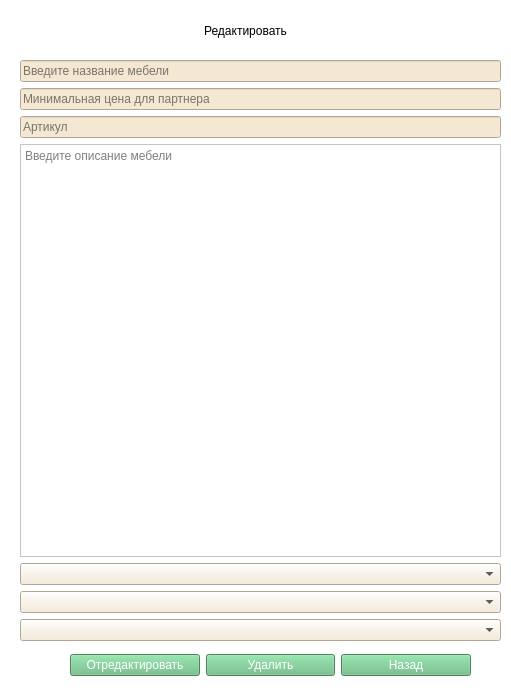
<?xml version="1.0" encoding="UTF-8"?>
<ui version="4.0">
 <class>EditForm</class>
 <widget class="QWidget" name="EditForm">
  <property name="geometry">
   <rect>
    <x>0</x>
    <y>0</y>
    <width>511</width>
    <height>697</height>
   </rect>
  </property>
  <property name="sizePolicy">
   <sizepolicy hsizetype="Fixed" vsizetype="Fixed">
    <horstretch>0</horstretch>
    <verstretch>0</verstretch>
   </sizepolicy>
  </property>
  <property name="minimumSize">
   <size>
    <width>511</width>
    <height>697</height>
   </size>
  </property>
  <property name="maximumSize">
   <size>
    <width>511</width>
    <height>697</height>
   </size>
  </property>
  <property name="windowTitle">
   <string>Редактирование</string>
  </property>
  <property name="windowIcon">
   <iconset resource="../../../Downloads/director.qrc">
    <normaloff>:/images/logo.jfif</normaloff>:/images/logo.jfif</iconset>
  </property>
  <property name="styleSheet">
   <string notr="true">color: rgb(0, 0, 0);
background-color: rgb(255, 255, 255);
font: 9pt &quot;Segoe UI&quot;;
</string>
  </property>
  <widget class="QLabel" name="label">
   <property name="geometry">
    <rect>
     <x>150</x>
     <y>10</y>
     <width>191</width>
     <height>41</height>
    </rect>
   </property>
   <property name="text">
    <string>Редактировать</string>
   </property>
   <property name="alignment">
    <set>Qt::AlignCenter</set>
   </property>
  </widget>
  <widget class="QWidget" name="layoutWidget">
   <property name="geometry">
    <rect>
     <x>20</x>
     <y>60</y>
     <width>481</width>
     <height>581</height>
    </rect>
   </property>
   <layout class="QVBoxLayout" name="verticalLayout">
    <item>
     <widget class="QLineEdit" name="namePr_line">
      <property name="styleSheet">
       <string notr="true">background-color: rgb(244, 232, 211);
color: rgb(0, 0, 0);</string>
      </property>
      <property name="placeholderText">
       <string>Введите название мебели</string>
      </property>
     </widget>
    </item>
    <item>
     <widget class="QLineEdit" name="partn_price_line">
      <property name="styleSheet">
       <string notr="true">background-color: rgb(244, 232, 211);
color: rgb(0, 0, 0);</string>
      </property>
      <property name="placeholderText">
       <string>Минимальная цена для партнера</string>
      </property>
     </widget>
    </item>
    <item>
     <widget class="QLineEdit" name="article_line">
      <property name="styleSheet">
       <string notr="true">background-color: rgb(244, 232, 211);
color: rgb(0, 0, 0);</string>
      </property>
      <property name="placeholderText">
       <string>Артикул</string>
      </property>
     </widget>
    </item>
    <item>
     <widget class="QTextEdit" name="descr_line">
      <property name="placeholderText">
       <string>Введите описание мебели</string>
      </property>
     </widget>
    </item>
    <item>
     <widget class="QComboBox" name="material_cb">
      <property name="styleSheet">
       <string notr="true">background-color: rgb(244, 232, 211);
color: rgb(0, 0, 0);</string>
      </property>
     </widget>
    </item>
    <item>
     <widget class="QComboBox" name="model_cb">
      <property name="styleSheet">
       <string notr="true">background-color: rgb(244, 232, 211);
color: rgb(0, 0, 0);</string>
      </property>
     </widget>
    </item>
    <item>
     <widget class="QComboBox" name="typePr_cb">
      <property name="styleSheet">
       <string notr="true">background-color: rgb(244, 232, 211);
color: rgb(0, 0, 0);</string>
      </property>
     </widget>
    </item>
   </layout>
  </widget>
  <widget class="QWidget" name="layoutWidget_2">
   <property name="geometry">
    <rect>
     <x>70</x>
     <y>650</y>
     <width>401</width>
     <height>31</height>
    </rect>
   </property>
   <layout class="QHBoxLayout" name="horizontalLayout">
    <item>
     <widget class="QPushButton" name="edit_btn">
      <property name="styleSheet">
       <string notr="true">background-color: rgb(103, 186, 128);
color: rgb(255, 255, 255);

</string>
      </property>
      <property name="text">
       <string>Отредактировать</string>
      </property>
     </widget>
    </item>
    <item>
     <widget class="QPushButton" name="delete_btn">
      <property name="styleSheet">
       <string notr="true">background-color: rgb(103, 186, 128);
color: rgb(255, 255, 255);

</string>
      </property>
      <property name="text">
       <string>Удалить</string>
      </property>
     </widget>
    </item>
    <item>
     <widget class="QPushButton" name="back_btn">
      <property name="styleSheet">
       <string notr="true">background-color: rgb(103, 186, 128);
color: rgb(255, 255, 255);

</string>
      </property>
      <property name="text">
       <string>Назад</string>
      </property>
     </widget>
    </item>
   </layout>
  </widget>
 </widget>
 <resources>
  <include location="../../../Downloads/director.qrc"/>
 </resources>
 <connections/>
</ui>
